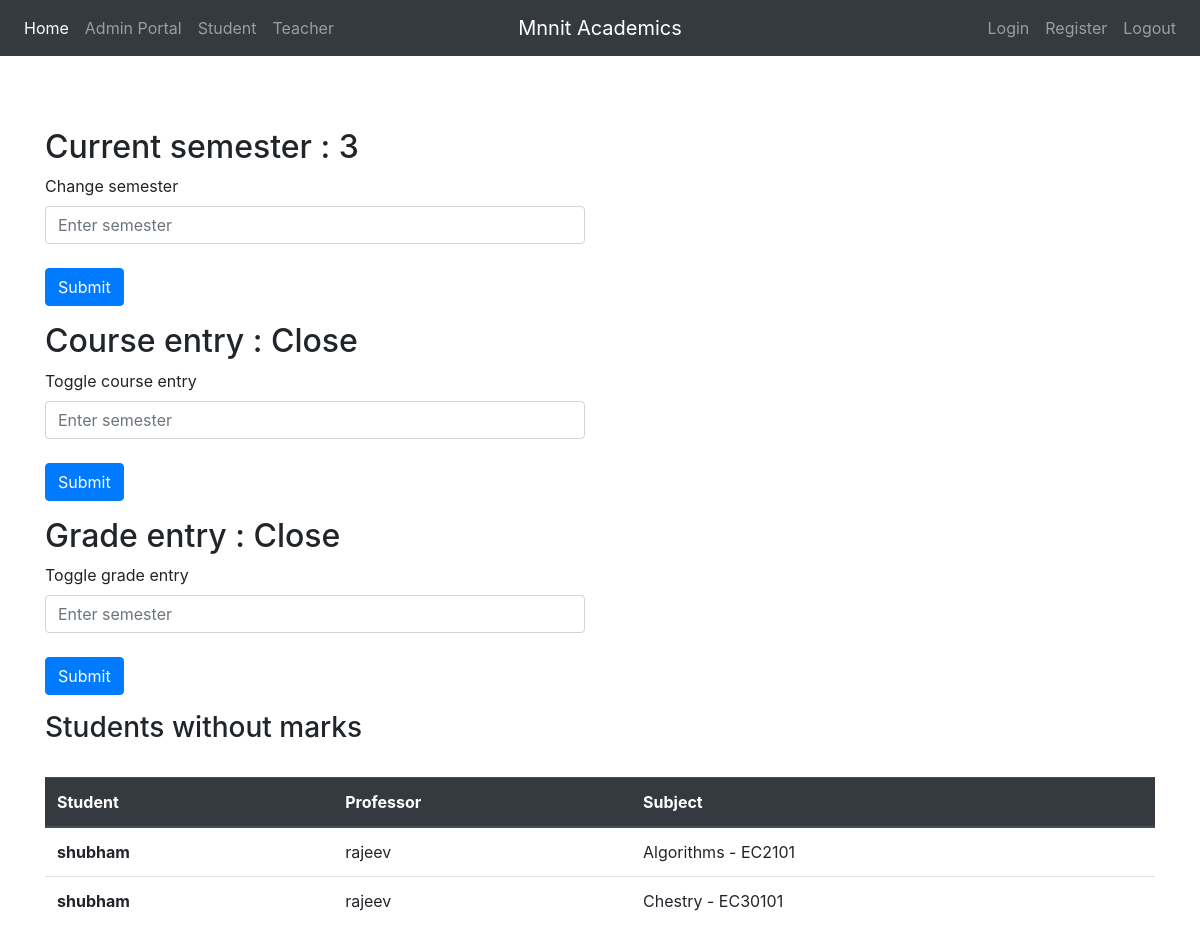
The app's page /admin_page.php with its own data.
### tables this page shows
CREATE TABLE `student` (
  `id` int(11) NOT NULL,
  `regno` varchar(20) NOT NULL,
  `username` varchar(50) NOT NULL,
  `degree` varchar(50) NOT NULL,
  `branch` varchar(50) NOT NULL,
  `password` varchar(255) NOT NULL
);

CREATE TABLE `teacher` (
  `id` int(11) NOT NULL,
  `username` varchar(50) NOT NULL,
  `password` varchar(255) NOT NULL,
  `employee_no` varchar(50) NOT NULL
);

CREATE TABLE `courses` (
  `course_id` int(11) NOT NULL,
  `employee_id` int(11) NOT NULL,
  `degree` varchar(255) NOT NULL,
  `branch` varchar(255) NOT NULL,
  `credits` int(11) NOT NULL,
  `semester` int(11) NOT NULL,
  `sub_code` varchar(255) NOT NULL,
  `subject_name` varchar(255) NOT NULL,
  `distribution` varchar(255) NOT NULL,
  `course_type` varchar(255) NOT NULL
);

### includes/database.php (called while the page is built, shortened)
<?php
$conn = mysqli_connect(DB_SERVER, DB_USERNAME, DB_PASSWORD, DB_NAME);
$sql = "SELECT * FROM admin WHERE id = 1";
$result = mysqli_query($conn, $sql) or die("Bad query : $sql");
$row_count = mysqli_num_rows($result);
if ($row_count > 0) {
    while ($row = mysqli_fetch_assoc($result)) {
        $curr_sem = $row['curr_sem'];
        $course_entry = $row['course_entry'];
        $grade_entry = $row['grade_entry'];
    }
} else {
    echo "No results found";
}
?>

### admin_page.php (the view, shortened to what this page needs)
<?php
require_once 'includes/database.php';
?>
<?php
require_once 'includes/header.php';
?>
<br>
<br>
<br>
<div class="container">
    <div class="row">
        <div class="col-6">
            <h2>
                Current semester : <?php echo $curr_sem;
                                    ?>
            </h2>
            <form action="" method="post">
                <div class="form-row">
                    <div class="form-group col-md-12"> <label for="inputName">Change semester</label> <input type="number" class="form-control" name="currsem" placeholder="Enter semester" required=""> </div>
                </div>
                <div class="mt-2 mb-3"> <button class="btn btn-primary full-width" type="submit">Submit</button> </div>
            </form>
        </div>
    </div>
    <div class="row">
        <div class="col-6">
            <h2>
                Course entry : <?php if ($course_entry) {
                                    echo "Open";
                                } else {
                                    echo "Close";
                                }
                                ?>
            </h2>
            <form action="" method="post">
                <div class="form-row">
                    <div class="form-group col-md-12"> <label for="inputName">Toggle course entry</label> <input type="number" class="form-control" name="course_enter" placeholder="Enter semester" required=""> </div>
                </div>
                <div class="mt-2 mb-3"> <button class="btn btn-primary full-width" type="submit">Submit</button> </div>
            </form>
        </div>
    </div>
    <div class="row">
        <div class="col-6">
            <h2>
                Grade entry : <?php if ($grade_entry) {
                                    echo "Open";
                                } else {
                                    echo "Close";
                                }
                                ?>
            </h2>
            <form action="" method="post">
                <div class="form-row">
                    <div class="form-group col-md-12"> <label for="inputName">Toggle grade entry</label> <input type="number" class="form-control" name="grade_enter" placeholder="Enter semester" required=""> </div>
                </div>
                <div class="mt-2 mb-3"> <button class="btn btn-primary full-width" type="submit">Submit</button> </div>
            </form>
        </div>
    </div>
</div>
<div class="container">
    <h3>Students without marks</h3>
    <br>
    <table class="table">
        <thead class="thead-dark">
            <tr>
                <th scope="col">Student</th>
                <th scope="col">Professor</th>
                <th scope="col">Subject</th>
            </tr>
        </thead>
        <tbody>
            <?php
            $sql = "SELECT t1.course_id,t1.subject_name,t1.sub_code,t1.employee_id,t2.id FROM student t2 INNER JOIN courses t1 ON t1.semester = $curr_sem WHERE NOT EXISTS(SELECT 1 from students_marks t3 WHERE (t3.student_id = t2.id or t2.id is NULL) AND t3.course_id = t1.course_id)";
            $result = mysqli_query($conn, $sql);
            while ($row = mysqli_fetch_assoc($result)) {
                $stu_id = $row['id'];
                $proff_id = $row['employee_id'];
                $res1 = mysqli_fetch_assoc(mysqli_query($conn, "SELECT username FROM student WHERE id =$stu_id"));
                $res2 = mysqli_fetch_assoc(mysqli_query($conn, "SELECT username FROM teacher WHERE id =$proff_id"));
                echo "<tr>
                <th scope='row'>{$res1['username']}</th>
                <td>{$res2['username']}</td>
                <td>{$row['subject_name']} - {$row['sub_code']}</td>
                </tr>";
            }
            ?>
        </tbody>
    </table>
</div>
<br>
<br>
<br>
<br>
<?php
require_once 'includes/footer.php';
?>

### style.css (style rules this page uses)
html,body { height: 100%; }

### records on screen
student: username "shubham", teacher.username "rajeev", courses.subject_name "Algorithms", courses.sub_code "EC2101", courses.subject_name "Chestry", courses.sub_code "EC30101"

### other values on screen
$curr_sem "3"
